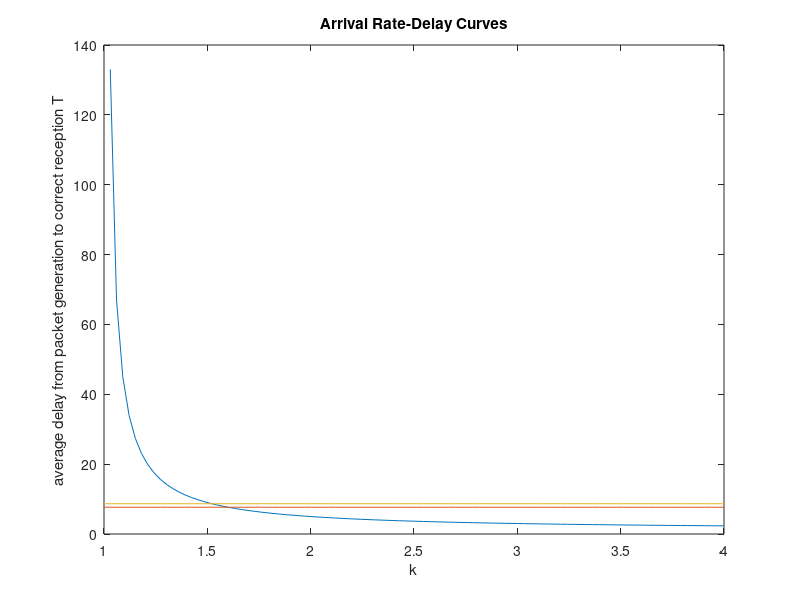

Write the MATLAB code that produced this figure.
k = linspace(1,4,100);
T1 = 4./(k-1)+1;
T2 = k*0 + (0.9.^5)./(0.9.^5 - 0.5*0.9.^5) + (0.9.^5)./(0.9.^5 - 0.5*0.9.^6) + (0.9.^5)./(0.9.^5 - 0.5*0.9.^7) + (0.9.^5)./(0.9.^5 - 0.5*0.9.^8) + (0.9.^5)./(2*0.9.^5 - 0.5*0.9.^9);
T3 = k*0 + 26./3;
plot(k,T1,k,T2,k,T3);
xlabel('k');
ylabel('average delay from packet generation to correct reception T');
title('Arrival Rate-Delay Curves');